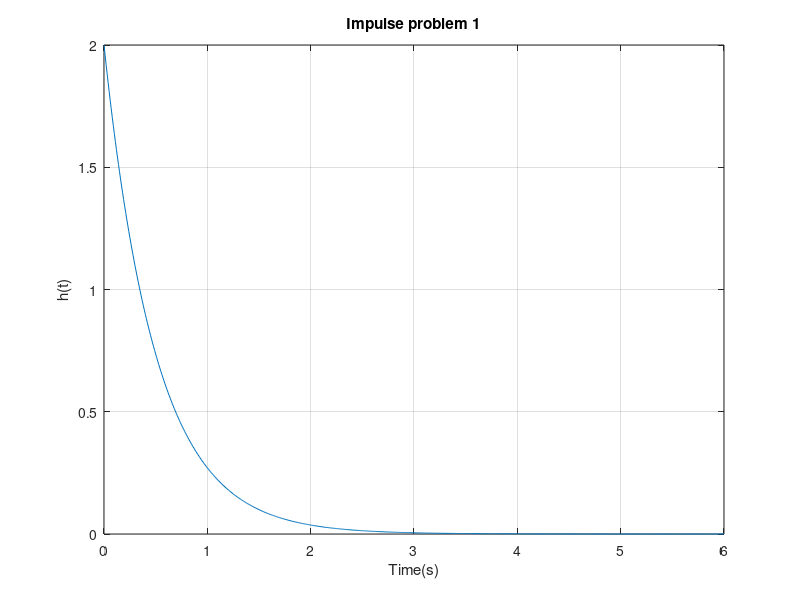
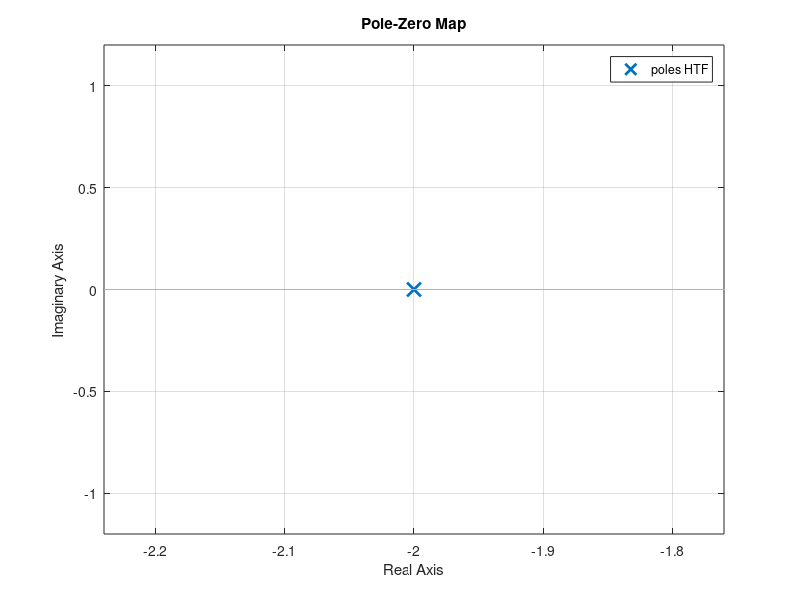

Write MATLAB code to recreate these figures, in order.
% Section 5 problem 1

tp = [0.368 0.736 0.632 1.264]
hp = 2*exp(-2*tp)

HTF = tf(2,[1 2]);
t = (0:0.01:6);
[h,tout] = impulse(HTF,t);
figure;
plot(tout,h);
grid on;
hold on;
title('Impulse problem 1');
xlabel('Time(s)');
ylabel('h(t)');
[~,k] = min(abs(tout-0.5));
h_at_05 = h(k)
poles = pole(HTF)
figure;
pzmap(HTF);
grid on;
